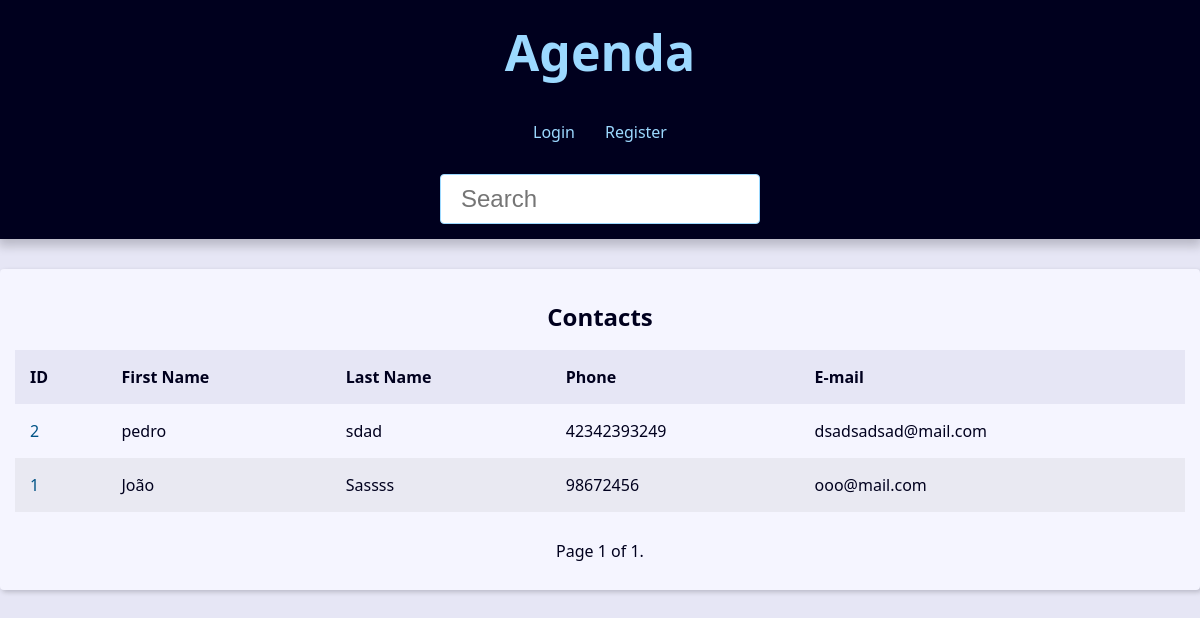
The app's page /, older data.
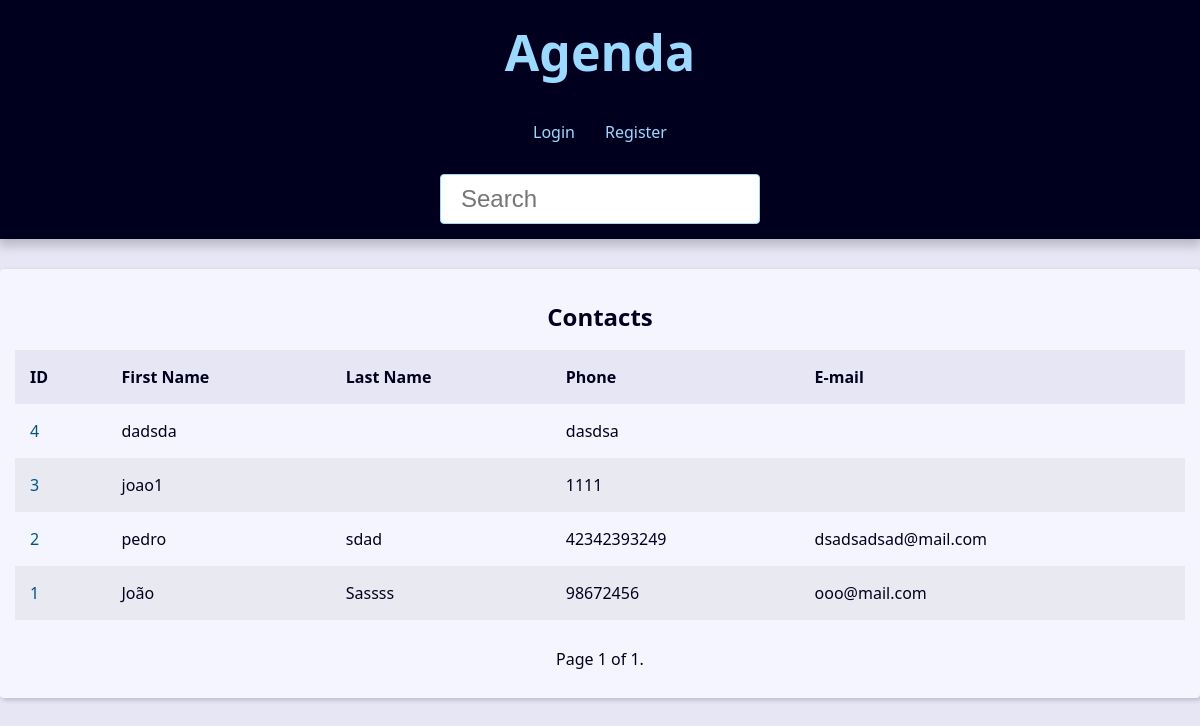
The same page, newer data.
### contact/models.py (models this page shows, shortened)
class Contact(models.Model):
    first_name = models.CharField(max_length=50)
    last_name = models.CharField(max_length=50, blank=True)
    phone = models.CharField(max_length=50)
    email = models.EmailField(max_length=254, blank=True)
    created_date = models.DateTimeField(default=timezone.now)
    description = models.TextField(blank=True)
    show = models.BooleanField(default=True)
    picture = models.ImageField(blank=True, upload_to='pictures/%Y/%m/')
    category = models.ForeignKey(
        Category,
        on_delete=models.SET_NULL,
        blank=True, null=True
    )
    owner = models.ForeignKey(
        User,
        on_delete=models.SET_NULL,
        blank=True, null=True
    )

### contact/views/contact_views.py (the view)
# urls.py: path('', views.index, name='index'),
def index(request):
    contacts = Contact.objects \
        .filter(show=True)\
        .order_by('-id')
    paginator = Paginator(contacts, 10)
    page_number = request.GET.get("page")
    page_obj = paginator.get_page(page_number)
    context = {
        'page_obj': page_obj,
        'site_title': 'Contatos - '
    }
    return render(
        request,
        'contact/index.html',
        context
    )

### contact/templates/contact/index.html
{% extends 'global/base.html' %}
{% block content %}
  {% if page_obj %}
    <div class="responsive-table">
      <table class="contacts-table">
        <caption class="table-caption ">
          Contacts
        </caption>
        <thead>
          <tr class="table-row table-row-header">
            <th class="table-header">ID</th>
            <th class="table-header">First Name</th>
            <th class="table-header">Last Name</th>
            <th class="table-header">Phone</th>
            <th class="table-header">E-mail</th>
          </tr>
        </thead>
        <tbody>
          {% for contact in page_obj %}
            <tr class="table-row">
              <td class="table-cel">
                <a
                  class="table-link"
                  href="{% url 'contact:contact' contact.id %}"
                >
                  {{ contact.id }}
                </a>
              </td>
              <td class="table-cel">
                {{ contact.first_name }}
              </td>
              <td class="table-cel">
                {{ contact.last_name }}
              </td>
              <td class="table-cel">
                {{ contact.phone }}
              </td>
              <td class="table-cel">
                {{ contact.email }}
              </td>
            </tr>
          {% endfor %}
        </tbody>
      </table>
    </div>
  {% else %}
    <div class="single-contact">
      <h1 class="single-contact-name">
        Nenhum contato encontrado.
      </h1>
    </div>
  {% endif %}
{% endblock content %}

Row changes from the older to the newer data that the page shows:
added Contact: id "4", first_name "dadsda", phone "dasdsa"
added Contact: id "3", first_name "joao1", phone "1111"
